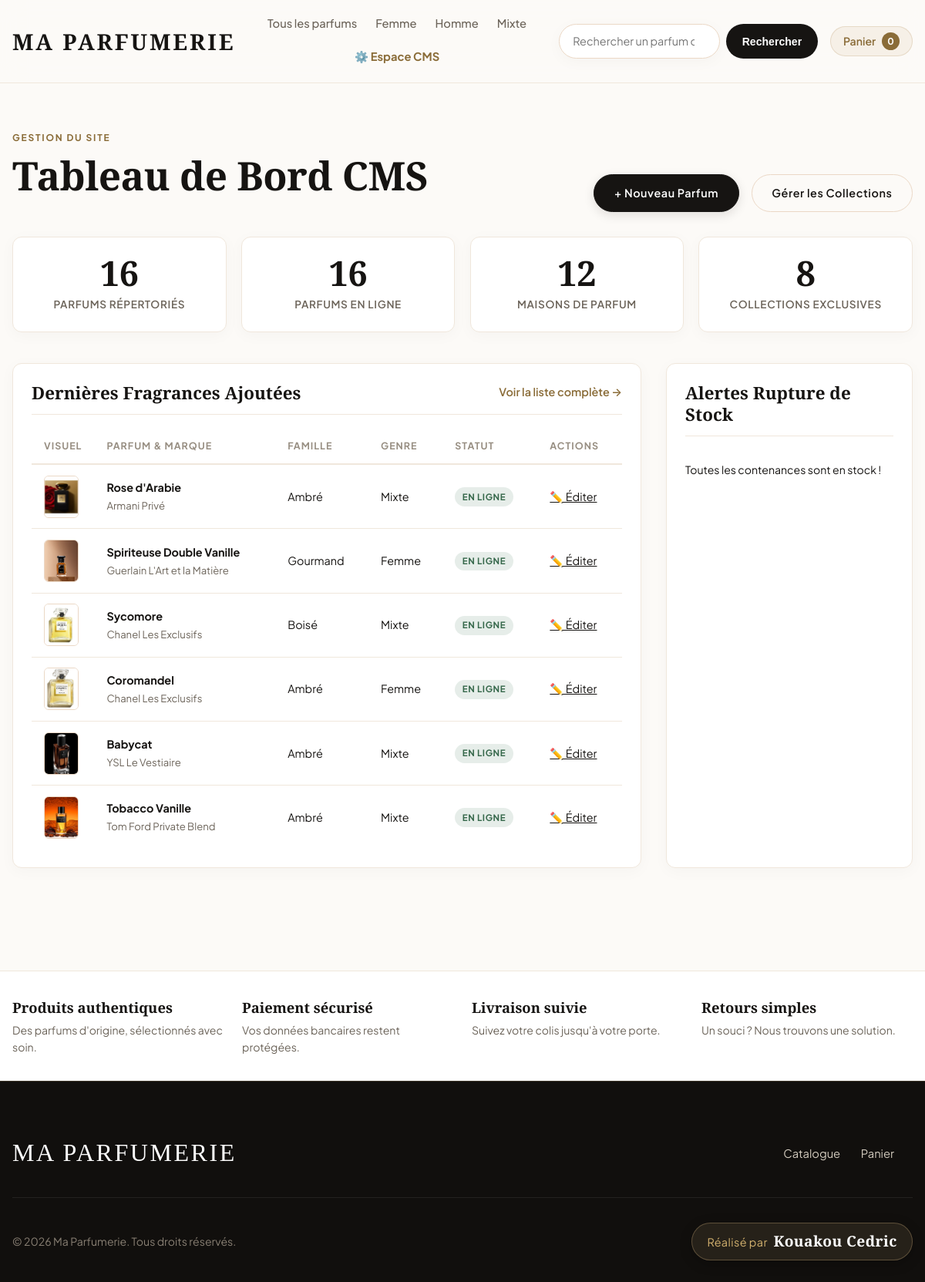
/cms/, run on the app's committed database.
### catalogue/models.py (models this page shows, shortened)
class Parfum(models.Model):
    nom = models.CharField("nom", max_length=120)
    slug = models.SlugField("adresse", max_length=140, unique=True, blank=True)
    marque = models.CharField("marque", max_length=80)
    description = models.TextField("description", blank=True)
    famille = models.CharField("famille olfactive", max_length=20, choices=Famille.choices)
    genre = models.CharField("genre", max_length=10, choices=Genre.choices)
    concentration = models.CharField(
        "concentration", max_length=20, choices=Concentration.choices
    )
    notes_tete = models.CharField(
        "notes de tête", max_length=200, blank=True, help_text="Séparées par des virgules."
    )
    notes_coeur = models.CharField(
        "notes de cœur", max_length=200, blank=True, help_text="Séparées par des virgules."
    )
    notes_fond = models.CharField(
        "notes de fond", max_length=200, blank=True, help_text="Séparées par des virgules."
    )
    image = models.ImageField("photo principale", upload_to="parfums/", blank=True)
    collection = models.ForeignKey(
        Collection,
        verbose_name="collection",
        on_delete=models.SET_NULL,
        null=True,
        blank=True,
        related_name="parfums",
    )
    nouveau = models.BooleanField("nouveauté", default=False)
    meilleure_vente = models.BooleanField("meilleure vente", default=False)
    actif = models.BooleanField(
        "affiché sur le site", default=True, help_text="Décochez pour masquer le parfum."
    )
    cree_le = models.DateTimeField("créé le", auto_now_add=True)
    objects = ParfumQuerySet.as_manager()
    class Meta:
        ordering = ["-cree_le"]
        verbose_name = "parfum"
        verbose_name_plural = "parfums"

### catalogue/cms_views.py (the view)
# urls.py: path("cms/", cms_views.cms_dashboard, name="cms_dashboard"),
def cms_dashboard(request):
    total_parfums = Parfum.objects.count()
    total_actifs = Parfum.objects.filter(actif=True).count()
    total_collections = Collection.objects.count()
    total_marques = Parfum.objects.values("marque").distinct().count()
    ruptures = Variante.objects.filter(stock=0).select_related("parfum")[:5]
    derniers_parfums = Parfum.objects.order_by("-cree_le")[:6]
    context = {
        "total_parfums": total_parfums,
        "total_actifs": total_actifs,
        "total_collections": total_collections,
        "total_marques": total_marques,
        "ruptures": ruptures,
        "derniers_parfums": derniers_parfums,
    }
    return render(request, "cms/dashboard.html", context)

### catalogue/context_processors.py (called while the page is built)
def site(request):
    return {
        "NOM_SITE": settings.NOM_SITE,
        "DEVISE": settings.DEVISE,
        "QUANTITE_MAX": settings.QUANTITE_MAX_PANIER,
    }

### panier/context_processors.py (called while the page is built)
def panier(request):
    return {"panier_nb": len(Panier(request))}

### panier/panier.py (called while the page is built)
    def __len__(self):
        return sum(_entier(q) for q in self.donnees.values())

### templates/cms/dashboard.html (shortened to what this page needs)
{% extends "base.html" %}
{% block contenu %}
  <section class="conteneur section">
    <div class="cms-header">
      <div>
        <span class="sub-titre">GESTION DU SITE</span>
        <h1 class="section__titre">Tableau de Bord CMS</h1>
      </div>
      <div class="cms-actions">
        <a class="bouton bouton--pill" href="{% url 'catalogue:cms_parfum_ajouter' %}">+ Nouveau Parfum</a>
        <a class="bouton bouton--secondaire bouton--pill" href="{% url 'catalogue:cms_collections' %}">Gérer les Collections</a>
      </div>
    </div>
    <div class="cms-stats-grid">
      <div class="stat-card">
        <span class="stat-card__valeur">{{ total_parfums }}</span>
        <span class="stat-card__label">Parfums Répertoriés</span>
      </div>
      <div class="stat-card">
        <span class="stat-card__valeur">{{ total_actifs }}</span>
        <span class="stat-card__label">Parfums En Ligne</span>
      </div>
      <div class="stat-card">
        <span class="stat-card__valeur">{{ total_marques }}</span>
        <span class="stat-card__label">Maisons de Parfum</span>
      </div>
      <div class="stat-card">
        <span class="stat-card__valeur">{{ total_collections }}</span>
        <span class="stat-card__label">Collections Exclusives</span>
      </div>
    </div>
    <div class="cms-main-grid">
      <div class="cms-block">
        <div class="cms-block__header">
          <h2>Dernières Fragrances Ajoutées</h2>
          <a class="lien-fleche" href="{% url 'catalogue:cms_parfum_liste' %}">Voir la liste complète &rarr;</a>
        </div>
        <table class="cms-table">
          <thead>
            <tr>
              <th>Visuel</th>
              <th>Parfum &amp; Marque</th>
              <th>Famille</th>
              <th>Genre</th>
              <th>Statut</th>
              <th>Actions</th>
            </tr>
          </thead>
          <tbody>
            {% for p in derniers_parfums %}
              <tr>
                <td style="width: 60px;">
                  {% if p.image %}
                    <img src="{{ p.image.url }}" alt="{{ p.nom }}" class="cms-thumb">
                  {% else %}
                    <div class="cms-thumb-empty">{{ p.nom|slice:":1" }}</div>
                  {% endif %}
                </td>
                <td>
                  <strong>{{ p.nom }}</strong><br>
                  <span class="cms-text-sub">{{ p.marque }}</span>
                </td>
                <td>{{ p.get_famille_display }}</td>
                <td>{{ p.get_genre_display }}</td>
                <td>
                  {% if p.actif %}
                    <span class="cms-badge cms-badge--success">En Ligne</span>
                  {% else %}
                    <span class="cms-badge cms-badge--muted">Masqué</span>
                  {% endif %}
                </td>
                <td>
                  <a href="{% url 'catalogue:cms_parfum_editer' pk=p.pk %}" class="cms-btn-icon" title="Éditer">✏️ Éditer</a>
                </td>
              </tr>
            {% empty %}
              <tr><td colspan="6" class="text-center">Aucun parfum enregistré.</td></tr>
            {% endfor %}
          </tbody>
        </table>
      </div>
      <div class="cms-block">
        <div class="cms-block__header">
          <h2>Alertes Rupture de Stock</h2>
        </div>
        <ul class="cms-alert-list">
          {% for r in ruptures %}
            <li class="cms-alert-item">
              <div>
                <strong>{{ r.parfum.nom }}</strong> ({{ r.contenance_ml }} ml)<br>
                <span class="cms-text-sub">{{ r.parfum.marque }}</span>
              </div>
              <a href="{% url 'catalogue:cms_parfum_editer' pk=r.parfum.pk %}" class="cms-badge cms-badge--warning">Réapprovisionner</a>
            </li>
          {% empty %}
            <li class="cms-alert-item text-center">Toutes les contenances sont en stock !</li>
          {% endfor %}
        </ul>
      </div>
    </div>
  </section>
{% endblock %}

### templates/base.html (shortened to what this page needs)
{% load static %}<!doctype html>
<html lang="fr">
<head>
  <link rel="stylesheet" href="{% static 'css/site.css' %}">
</head>
<body>
  <header class="entete">
    <div class="conteneur entete__barre">
      <a class="logo" href="{% url 'catalogue:accueil' %}">{{ NOM_SITE }}</a>
      <form class="recherche" action="{% url 'catalogue:liste' %}" method="get" role="search">
        <input id="recherche-q" type="search" name="q" placeholder="Rechercher un parfum ou une marque" value="{{ filtres.q|default:'' }}">
        <button type="submit" class="recherche__bouton">Rechercher</button>
      </form>
      <a class="panier-lien" href="{% url 'panier:detail' %}">
        Panier
        <span class="badge" aria-label="{{ panier_nb }} article{{ panier_nb|pluralize }} dans le panier">{{ panier_nb }}</span>
      </a>
      <nav class="nav" id="navigation" aria-label="Navigation principale">
        <a href="{% url 'catalogue:liste' %}">Tous les parfums</a>
        <a href="{% url 'catalogue:liste' %}?genre=femme">Femme</a>
        <a href="{% url 'catalogue:liste' %}?genre=homme">Homme</a>
        <a href="{% url 'catalogue:liste' %}?genre=mixte">Mixte</a>
        <a href="{% url 'catalogue:cms_dashboard' %}" style="color: var(--accent-texte); font-weight: 700;">⚙️ Espace CMS</a>
      </nav>
    </div>
  </header>
  <main id="contenu">
    {% block contenu %}{% endblock %}
  </main>
  <section class="reassurance" aria-label="Nos engagements">
    <ul class="conteneur reassurance__liste">
      <li><strong>Produits authentiques</strong><span>Des parfums d'origine, sélectionnés avec soin.</span></li>
      <li><strong>Paiement sécurisé</strong><span>Vos données bancaires restent protégées.</span></li>
      <li><strong>Livraison suivie</strong><span>Suivez votre colis jusqu'à votre porte.</span></li>
      <li><strong>Retours simples</strong><span>Un souci ? Nous trouvons une solution.</span></li>
    </ul>
  </section>
  <footer class="pied">
    <div class="conteneur pied__contenu">
      <div class="pied__top">
        <p class="pied__marque">{{ NOM_SITE }}</p>
        <nav aria-label="Pied de page">
          <a href="{% url 'catalogue:liste' %}">Catalogue</a>
          <a href="{% url 'panier:detail' %}">Panier</a>
        </nav>
      </div>
      <div class="pied__bottom">
        <p class="pied__droits">&copy; {% now "Y" %} {{ NOM_SITE }}. Tous droits réservés.</p>
        <p class="pied__auteur">Réalisé par <strong>Kouakou Cedric</strong></p>
      </div>
    </div>
  </footer>
</body>
</html>

### data on the page
Parfum: image (picture), nom "Rose d'Arabie", marque "Armani Privé", famille "Ambré", genre "Mixte", actif "EN LIGNE"
Parfum: image (picture), nom "Spiriteuse Double Vanille", marque "Guerlain L'Art et la Matière", famille "Gourmand", genre "Femme", actif "EN LIGNE"
Parfum: image (picture), nom "Sycomore", marque "Chanel Les Exclusifs", famille "Boisé", genre "Mixte", actif "EN LIGNE"
Parfum: image (picture), nom "Coromandel", marque "Chanel Les Exclusifs", famille "Ambré", genre "Femme", actif "EN LIGNE"
Parfum: image (picture), nom "Babycat", marque "YSL Le Vestiaire", famille "Ambré", genre "Mixte", actif "EN LIGNE"
Parfum: image (picture), nom "Tobacco Vanille", marque "Tom Ford Private Blend", famille "Ambré", genre "Mixte", actif "EN LIGNE"

### other printed values
{{ NOM_SITE }} "MA PARFUMERIE"
{{ panier_nb }} "0"
{{ total_parfums }} "16"
{{ total_actifs }} "16"
{{ total_marques }} "12"
{{ total_collections }} "8"
{{ NOM_SITE }} "Ma Parfumerie"
